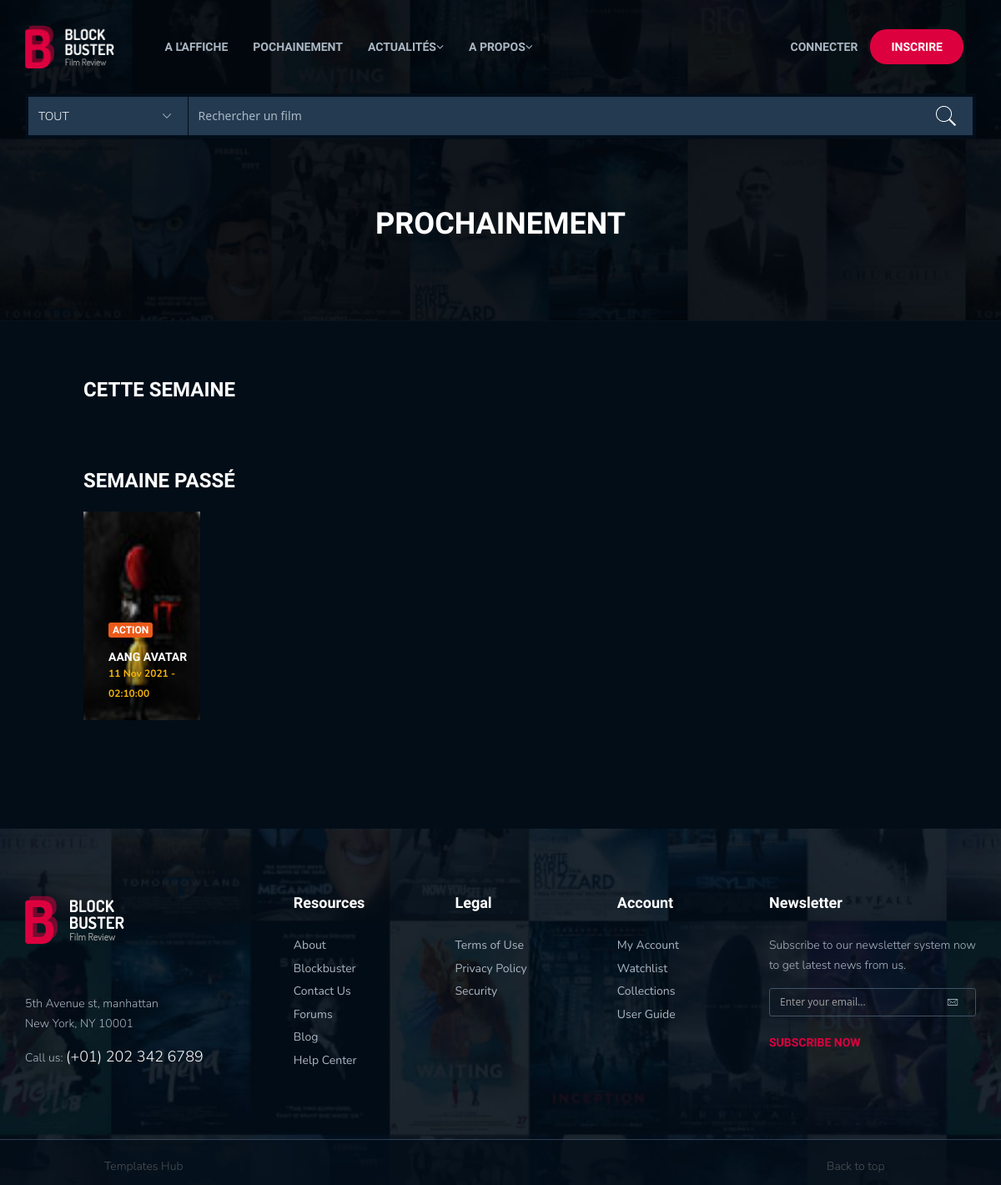
/views/file/after.php, run on the app's committed database.
### tables this page shows
CREATE TABLE `program` (
  `id` int(11) NOT NULL,
  `date` date NOT NULL,
  `week` varchar(255) NOT NULL,
  `time` time NOT NULL,
  `rate` varchar(255) NOT NULL,
  `movie` int(11) NOT NULL,
  `room` varchar(255) NOT NULL
);

CREATE TABLE `movies` (
  `id` int(11) NOT NULL,
  `kind` varchar(255) NOT NULL,
  `name` varchar(255) NOT NULL,
  `date` date NOT NULL,
  `time` time NOT NULL,
  `new` tinyint(1) NOT NULL,
  `resume` text NOT NULL,
  `image` text NOT NULL
);

### views/file/after.php (the view, shortened to what this page needs)
<?php
	require '../../database/db.php';
    $programs2 = $bdd->query('SELECT* FROM program WHERE week="'.date("Y-m-W", strtotime("-1 week")).'" ORDER BY id DESC');
?>
<div class="hero common-hero">
	<div class="container">
		<div class="row">
			<div class="col-md-12">
				<div class="hero-ct">
					<h1>Prochainement</h1>
				</div>
			</div>
		</div>
	</div>
</div>
<div class="movie-items  full-width">
	<div class="row">
		<div class="col-md-12">
			<div class="title-hd">
				<h2>Cette semaine</h2>
			</div>
			<div class="title-hd">
				<h2>Semaine passé</h2>
			</div>
			<div class="tabs">
			    <div class="tab-content">
			        <div id="tab21-h2" class="tab active">
			            <div class="row">
                            <div class="slick-multiItem2">
                                <?php
                                    while($program = $programs2->fetch()) {
                                    $movies = $bdd->query('SELECT* FROM movies WHERE id="'.$program['movie'].'"');
                                    $movie = $movies->fetch();
                                    ?>
                                    <div class="slide-it">
                                        <div class="movie-item">
                                            <div class="mv-img">
                                                <img src="image/<?=$movie['image'];?>" alt="" style="width:200px;height:250px">
                                            </div>
                                            <div class="title-in">
                                                <div class="cate" style="font-size:0.7em">
                                                    <span class="orange"><a href="#"><?=$movie['kind'];?></a></span>
                                                </div>
                                                <h6><a href="#"><?=$movie['name'];?></a></h6>
                                                <p style="color:#f5b50a;font-weight:700"><?=date("d M Y",strtotime($program['date']))?> - <?=$program['time'];?></p>
                                            </div>
                                        </div>
                                    </div>
                                <?php } ?>
			            	</div>
			            </div>
			        </div>
			    </div>
			</div>
		</div>
	</div>
</div>
<?php require('../template.php'); ?>

### data on the page
program: movies.image (picture), movies.kind "ACTION", movies.name "AANG AVATAR", date "11 Nov 2021", time "02:10:00"
